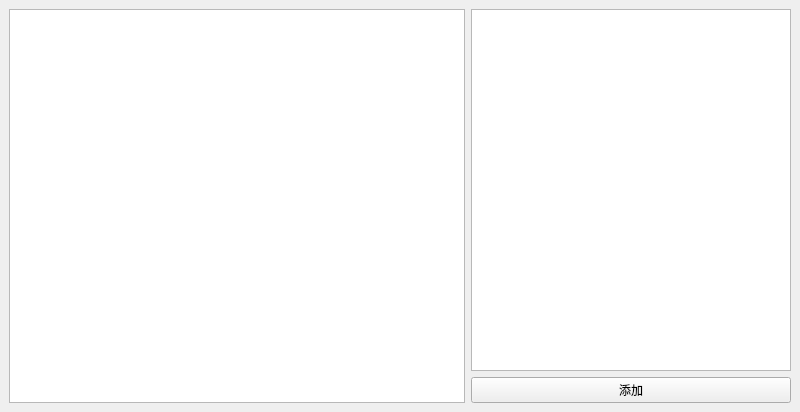
<?xml version="1.0" encoding="UTF-8"?>
<ui version="4.0">
 <class>MainWindow</class>
 <widget class="QMainWindow" name="MainWindow">
  <property name="geometry">
   <rect>
    <x>0</x>
    <y>0</y>
    <width>800</width>
    <height>412</height>
   </rect>
  </property>
  <property name="minimumSize">
   <size>
    <width>800</width>
    <height>400</height>
   </size>
  </property>
  <property name="windowTitle">
   <string>MainWindow</string>
  </property>
  <widget class="QWidget" name="centralwidget">
   <layout class="QGridLayout" name="gridLayout">
    <item row="0" column="0">
     <layout class="QHBoxLayout" name="horizontalLayout" stretch="7,3">
      <item>
       <layout class="QVBoxLayout" name="verticalLayout_2">
        <item>
         <widget class="QListWidget" name="ExsShow"/>
        </item>
        <item>
         <layout class="QVBoxLayout" name="resultShow"/>
        </item>
       </layout>
      </item>
      <item>
       <layout class="QVBoxLayout" name="verticalLayout">
        <item>
         <widget class="QListWidget" name="ExsEdit">
          <property name="enabled">
           <bool>true</bool>
          </property>
          <property name="minimumSize">
           <size>
            <width>320</width>
            <height>0</height>
           </size>
          </property>
         </widget>
        </item>
        <item>
         <widget class="QPushButton" name="addEx">
          <property name="text">
           <string>添加</string>
          </property>
         </widget>
        </item>
       </layout>
      </item>
     </layout>
    </item>
   </layout>
  </widget>
 </widget>
 <resources/>
 <connections/>
</ui>
